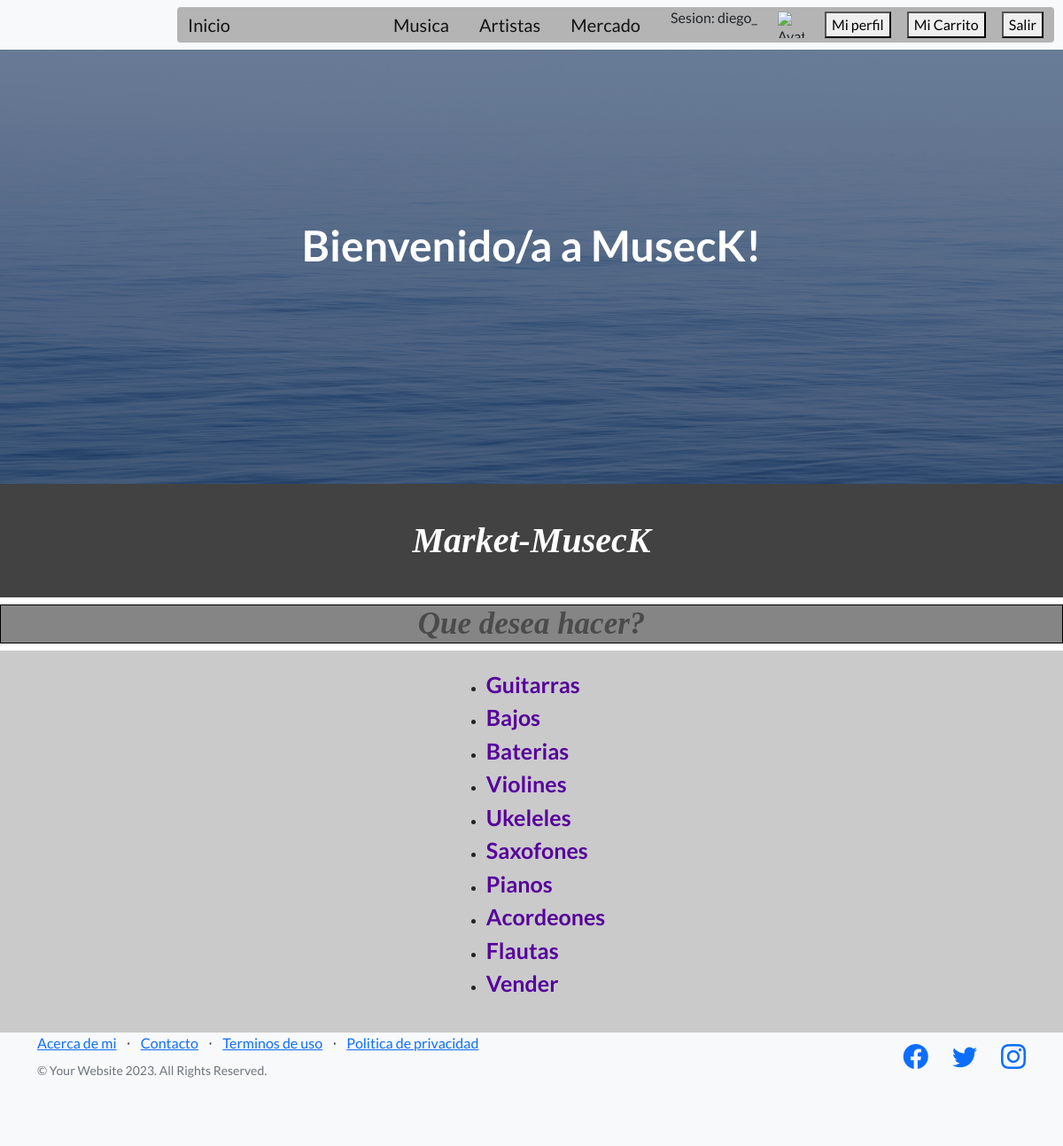
The page /app-include/lista-categorias/ (signed in) on the database as committed earlier.
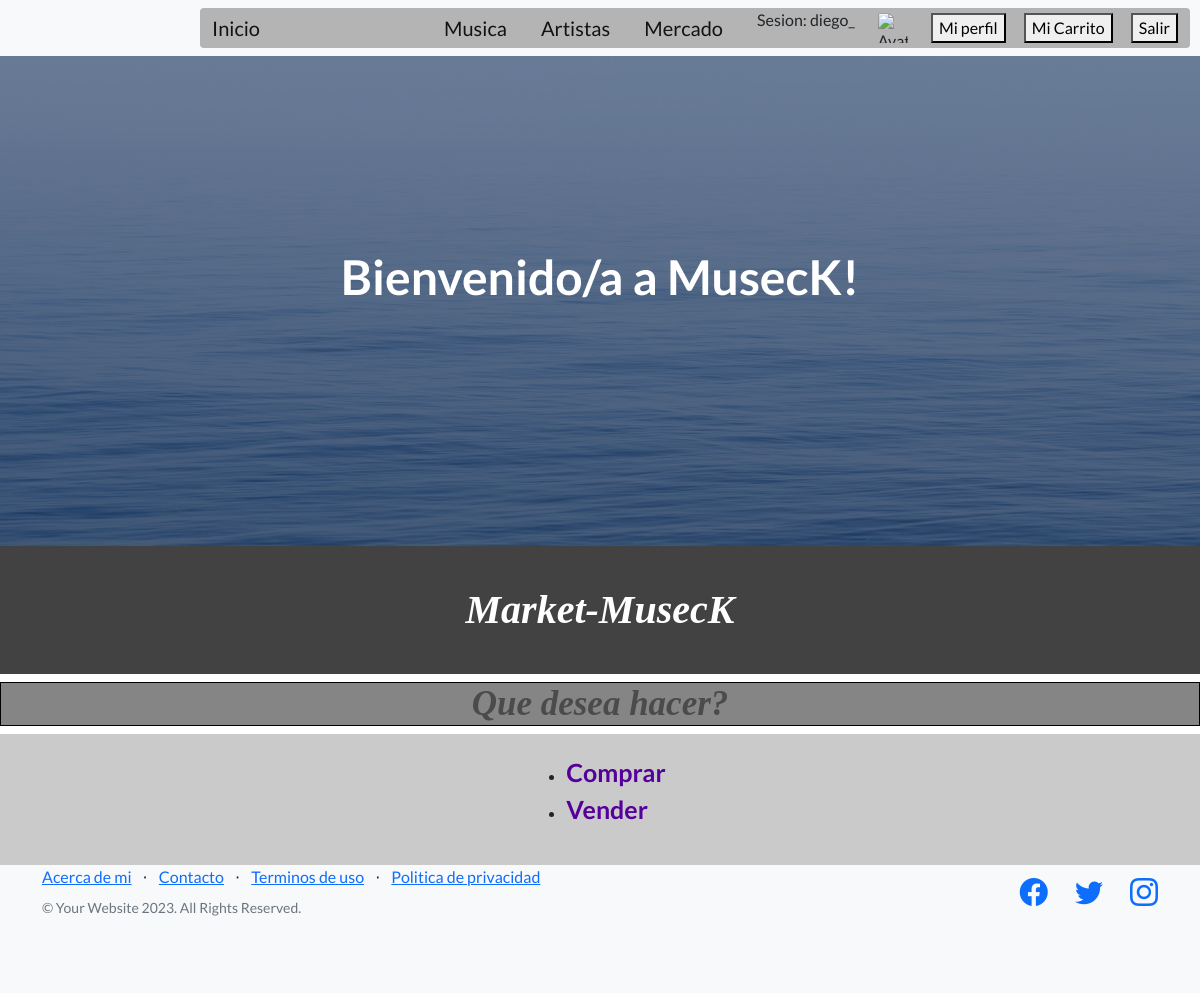
The same page on the database as committed later.
### AppPrueba/models.py (models this page shows, shortened)
class CategoriaInstrumentos (models.Model):
    nombre = models.CharField(max_length=50)

### AppPrueba/views.py (the view)
# urls.py: path("lista-categorias/", ListaCategoria.as_view(), name = "Categorias"),
class ListaCategoria(LoginRequiredMixin, ListView):
    model = CategoriaInstrumentos
    template_name = "lista-categorias.html"
    context_object_name = "categorias"

### AppPrueba/context_processors.py (called while the page is built)
def avatar(request):
    if request.user.is_authenticated:
        try:
            avatar = Avatar.objects.get(user=request.user)
        except Avatar.DoesNotExist:
            avatar = None
    else:
        avatar = None
    return {'avatar': avatar}

### AppPrueba/templates/lista-categorias.html (shortened to what this page needs)
{% extends "padre.html" %}
{% block contenido_variable %}
    <h1 id="mi-h1">
        Market-MusecK
    </h1>
    <h2 id="mi_h2">
        Que desea hacer?
    </h2>
    <div id="contenedor-general">
        <ul class="ul-categorias">
            {% for categoria in categorias %}
                <li>
                    <a id="generos-links" href="{% url 'DetalleCategoria' pk=categoria.pk %}">{{ categoria.nombre }}</a>
                </li>
            {% endfor %}
            <li>
                <a id="generos-links" href="{% url 'CrearPublicaciones' %}">Vender</a>
            </li>
        </ul>
    </div>
{% endblock contenido_variable%}

Rows that differ between the two databases and show on the page:
removed CategoriaInstrumentos: nombre "Guitarras"
removed CategoriaInstrumentos: nombre "Bajos"
removed CategoriaInstrumentos: nombre "Baterias"
removed CategoriaInstrumentos: nombre "Violines"
removed CategoriaInstrumentos: nombre "Ukeleles"
removed CategoriaInstrumentos: nombre "Saxofones"
removed CategoriaInstrumentos: nombre "Pianos"
removed CategoriaInstrumentos: nombre "Acordeones"
removed CategoriaInstrumentos: nombre "Flautas"
added CategoriaInstrumentos: nombre "Comprar"
